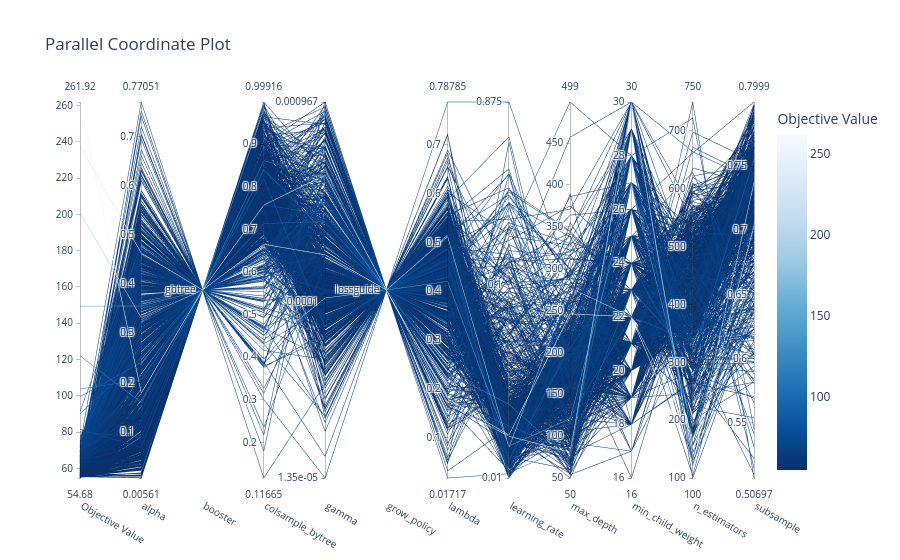

Notebook code cell kept with this figure:
### Code cell
optuna.visualization.plot_parallel_coordinate(study)

### Figure 1 — Plotly figure (JSON) as saved in the notebook; plotly's stock layout.template omitted (floating-point values rounded to 4 significant figures; data arrays with more than 128 entries replaced by an {"elided": "..."} marker saying what was removed)
{"data": [{"dimensions": [{"label": "Objective Value", "range": [54.68, 261.9], "values": {"elided": "1000 float values"}}, {"label": "alpha", "range": [0.00561, 0.7705], "values": {"elided": "1000 float values"}}, {"label": "booster", "range": [0, 0], "ticktext": ["gbtree"], "tickvals": [0], "values": {"elided": "1000 int values"}}, {"label": "colsample_bytree", "range": [0.1166, 0.9992], "values": {"elided": "1000 float values"}}, {"label": "gamma", "range": [-4.869, -3.014], "ticktext": ["1.35e-05", "0.0001", "0.000967"], "tickvals": [-4.869, -4, -3.014], "values": {"elided": "1000 float values"}}, {"label": "grow_policy", "range": [0, 0], "ticktext": ["lossguide"], "tickvals": [0], "values": {"elided": "1000 int values"}}, {"label": "lambda", "range": [0.01717, 0.7879], "values": {"elided": "1000 float values"}}, {"label": "learning_rate", "range": [-2.0, -0.05787], "ticktext": ["0.01", "0.1", "0.875"], "tickvals": [-2.0, -1, -0.05787], "values": {"elided": "1000 float values"}}, {"label": "max_depth", "range": [50, 499], "values": {"elided": "1000 int values"}}, {"label": "min_child_weight", "range": [16, 30], "values": {"elided": "1000 int values"}}, {"label": "n_estimators", "range": [100, 750], "values": {"elided": "1000 int values"}}, {"label": "subsample", "range": [0.507, 0.7999], "values": {"elided": "1000 float values"}}], "labelangle": 30, "labelside": "bottom", "line": {"color": {"elided": "1000 float values"}, "colorbar": {"title": {"text": "Objective Value"}}, "colorscale": [[0, "rgb(247,251,255)"], [0.125, "rgb(222,235,247)"], [0.25, "rgb(198,219,239)"], [0.375, "rgb(158,202,225)"], [0.5, "rgb(107,174,214)"], [0.625, "rgb(66,146,198)"], [0.75, "rgb(33,113,181)"], [0.875, "rgb(8,81,156)"], [1, "rgb(8,48,107)"]], "reversescale": true, "showscale": true}, "type": "parcoords"}], "layout": {"title": {"text": "Parallel Coordinate Plot"}}}
